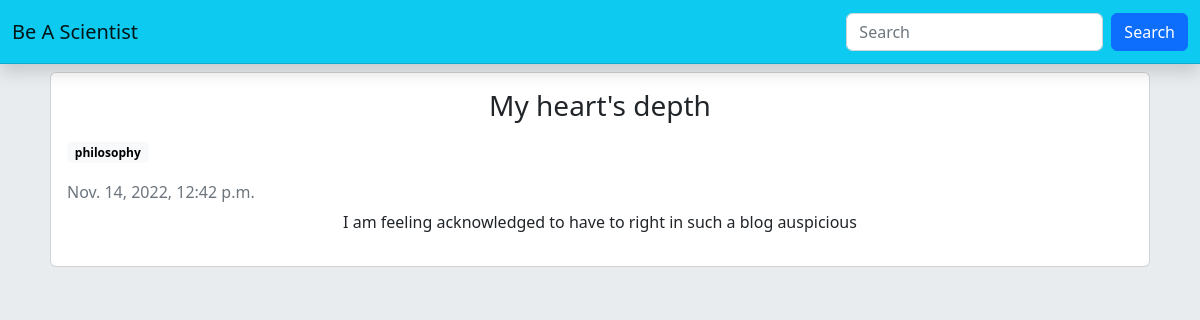
Screenshot of /view/1 with the database file from the repository.
### Posts/models.py (models this page shows, shortened)
class Post(models.Model):
    philospophy = ("philosophy", "Philosophy")
    mylife = ("MyLife", "mylife")
    Title = models.CharField(max_length=120)
    Content = models.TextField()
    date_published = models.DateTimeField(default=timezone.now)
    topics = models.CharField( max_length=30, choices= [philospophy, mylife], default="philosophy")

### Posts/views.py (the view)
# urls.py: path("view/<pk>", PostView.as_view())
class PostView(DetailView):
    model = Post

### Posts/templates/Posts/post_detail.html
{% extends 'base.html' %}
{% block 'content' %}
<div class="card m-2">
    <div class="card-body">
    <h3 class="card-title mb-3 text-center">{{ object.Title }}</h3>
    <span class="badge text-bg-light mb-4">{{object.topics}}</span>
    <h6 class="card-subtitle mb-2 text-muted">{{object.date_published}}</h6>
    <p class="text-center">{{ object.Content|safe}}</p>
    </div>
</div>
{% endblock %}

### rows the page displays
Post: Title "My heart's depth", topics "philosophy", date_published "Nov. 14, 2022, 12:42 p.m.", Content "I am feeling acknowledged to have to right in such a blog auspicious"
